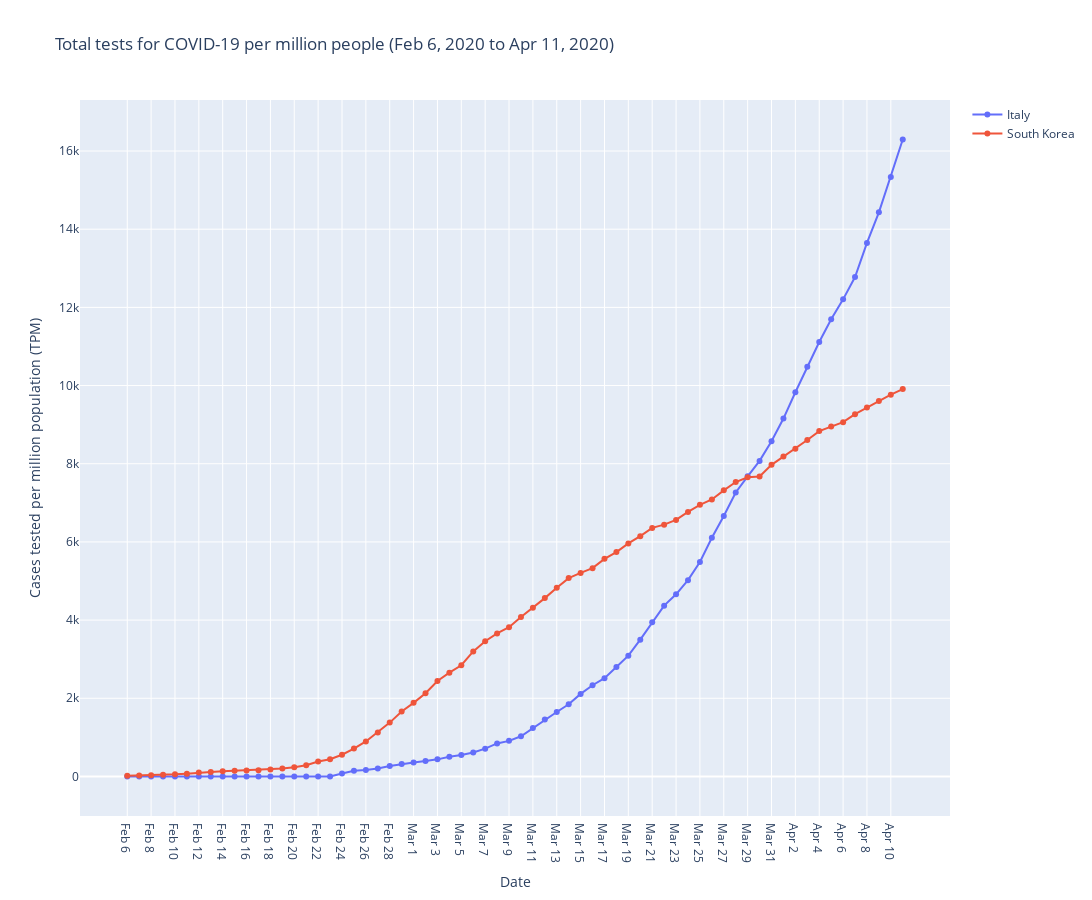

The notebook cell this image was saved under:
### Code cell
fig = go.Figure()
fig.add_trace(go.Scatter(x=tpm_sk_italy['date'], y=tpm_sk_italy['tpm_italy'],
                         mode='lines+markers', name='Italy'))

fig.add_trace(go.Scatter(x=tpm_sk_italy['date'], y=tpm_sk_italy['tpm_sk'],
                         mode='lines+markers', name='South Korea'))

fig.update_layout(title='Total tests for COVID-19 per million people (Feb 6, 2020 to Apr 11, 2020)',
                   xaxis_title='Date',
                   yaxis_title='Cases tested per million population (TPM)')

fig.update_layout(
    autosize=False,
    width=1200,
    height=900,)

fig.show()

### Figure 1 — Plotly figure (JSON) as saved in the notebook; plotly's stock layout.template omitted (floating-point values rounded to 4 significant figures)
{"data": [{"mode": "lines+markers", "name": "Italy", "type": "scatter", "x": ["Feb 6", "Feb 7", "Feb 8", "Feb 9", "Feb 10", "Feb 11", "Feb 12", "Feb 13", "Feb 14", "Feb 15", "Feb 16", "Feb 17", "Feb 18", "Feb 19", "Feb 20", "Feb 21", "Feb 22", "Feb 23", "Feb 24", "Feb 25", "Feb 26", "Feb 27", "Feb 28", "Feb 29", "Mar 1", "Mar 2", "Mar 3", "Mar 4", "Mar 5", "Mar 6", "Mar 7", "Mar 8", "Mar 9", "Mar 10", "Mar 11", "Mar 12", "Mar 13", "Mar 14", "Mar 15", "Mar 16", "Mar 17", "Mar 18", "Mar 19", "Mar 20", "Mar 21", "Mar 22", "Mar 23", "Mar 24", "Mar 25", "Mar 26", "Mar 27", "Mar 28", "Mar 29", "Mar 30", "Mar 31", "Apr 1", "Apr 2", "Apr 3", "Apr 4", "Apr 5", "Apr 6", "Apr 7", "Apr 8", "Apr 9", "Apr 10", "Apr 11"], "y": [0, 0, 0, 0, 0, 0, 0, 0, 0, 0, 0, 0, 0, 0, 0, 0, 0, 0, 73.12, 145.8, 162.1, 203.2, 265.4, 315.6, 357.3, 394.8, 437.3, 504.6, 547.3, 614.9, 711.3, 844.5, 910.3, 1028.0, 1237.0, 1455.0, 1649.0, 1846.0, 2112.0, 2333.0, 2514.0, 2800.0, 3091.0, 3499.0, 3944.0, 4370.0, 4659.0, 5022.0, 5487.0, 6106.0, 6664.0, 7264.0, 7678.0, 8073.0, 8573.0, 9156.0, 9829.0, 10480.0, 11110.0, 11690.0, 12210.0, 12780.0, 13650.0, 14430.0, 15340.0, 16290.0]}, {"mode": "lines+markers", "name": "South Korea", "type": "scatter", "x": ["Feb 6", "Feb 7", "Feb 8", "Feb 9", "Feb 10", "Feb 11", "Feb 12", "Feb 13", "Feb 14", "Feb 15", "Feb 16", "Feb 17", "Feb 18", "Feb 19", "Feb 20", "Feb 21", "Feb 22", "Feb 23", "Feb 24", "Feb 25", "Feb 26", "Feb 27", "Feb 28", "Feb 29", "Mar 1", "Mar 2", "Mar 3", "Mar 4", "Mar 5", "Mar 6", "Mar 7", "Mar 8", "Mar 9", "Mar 10", "Mar 11", "Mar 12", "Mar 13", "Mar 14", "Mar 15", "Mar 16", "Mar 17", "Mar 18", "Mar 19", "Mar 20", "Mar 21", "Mar 22", "Mar 23", "Mar 24", "Mar 25", "Mar 26", "Mar 27", "Mar 28", "Mar 29", "Mar 30", "Mar 31", "Apr 1", "Apr 2", "Apr 3", "Apr 4", "Apr 5", "Apr 6", "Apr 7", "Apr 8", "Apr 9", "Apr 10", "Apr 11"], "y": [17.18, 21.94, 33.02, 45.43, 53.9, 70.46, 98.51, 112.5, 133.1, 146.0, 153.7, 158.6, 179.9, 202.1, 236.1, 287.7, 380.9, 439.4, 555.6, 712.8, 895.5, 1126.0, 1377.0, 1664.0, 1883.0, 2128.0, 2443.0, 2654.0, 2845.0, 3198.0, 3460.0, 3660.0, 3817.0, 4080.0, 4318.0, 4562.0, 4827.0, 5074.0, 5207.0, 5329.0, 5567.0, 5740.0, 5961.0, 6148.0, 6359.0, 6441.0, 6563.0, 6768.0, 6948.0, 7085.0, 7319.0, 7532.0, 7652.0, 7673.0, 7971.0, 8184.0, 8382.0, 8606.0, 8834.0, 8955.0, 9063.0, 9267.0, 9436.0, 9605.0, 9767.0, 9911.0]}], "layout": {"autosize": false, "height": 900, "title": {"text": "Total tests for COVID-19 per million people (Feb 6, 2020 to Apr 11, 2020)"}, "width": 1200, "xaxis": {"title": {"text": "Date"}}, "yaxis": {"title": {"text": "Cases tested per million population (TPM)"}}}}
